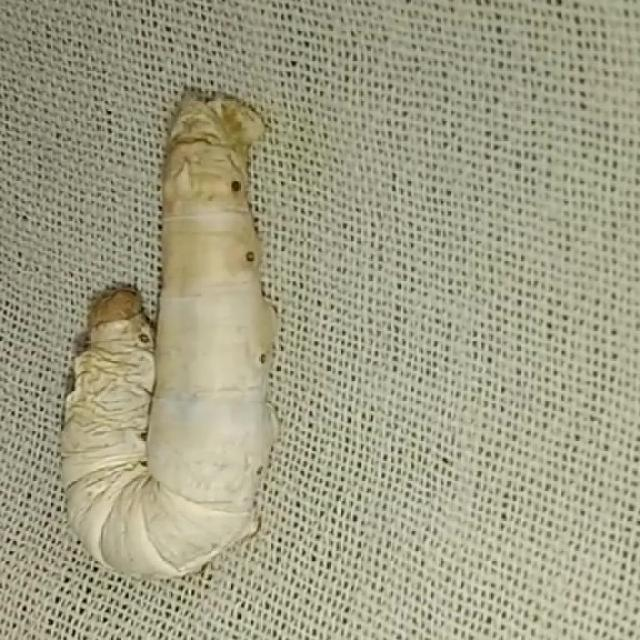
#> input picture data/Silkworm Diseases.v1i.yolo26/test/images/Grasserie-1031-_jpg.rf.9c8bc13381b0034b37297e05a66a981f.jpg, 640 x 640 px; its folder holds only this picture in this run
$ python -i scene_match.py   (imports and definitions only)
#> lines starting #> are read from the running program, lines starting #| are printed output that depends on the picture
"""So khớp cảnh bằng SIFT + RANSAC (bền với việc con tằm di chuyển và thay đổi độ sáng)."""
from __future__ import annotations
import cv2, numpy as np

_sift = None

def sift_feats(path: str, size: int = 320, nfeat: int = 600):
#> called with size = 320, nfeat = 600
    global _sift
    if _sift is None:
        _sift = cv2.SIFT_create(nfeatures=nfeat)
    g = cv2.imread(path, cv2.IMREAD_GRAYSCALE)
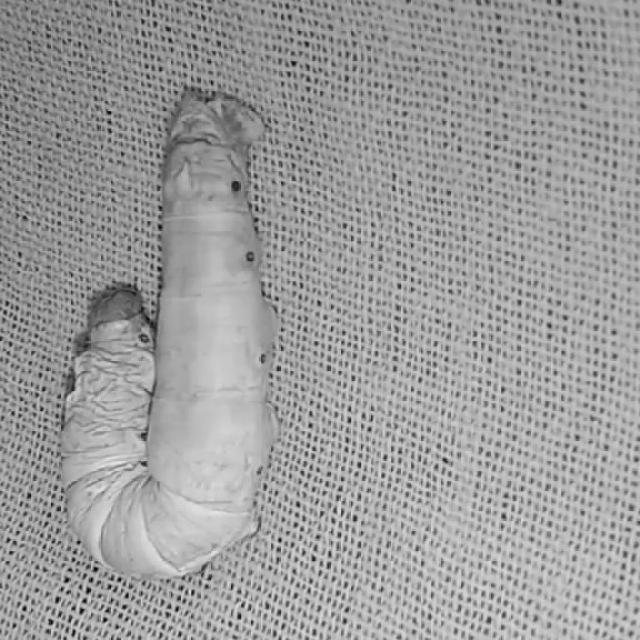
#> g: shape (640, 640); min 3, max 231, mean 157.4
    g = cv2.resize(g, (size, size), interpolation=cv2.INTER_AREA)
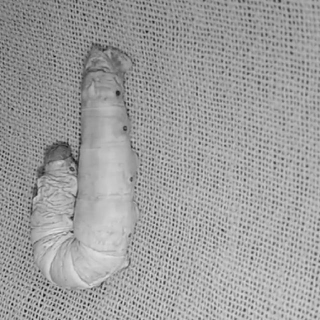
#> g: shape (320, 320); min 17, max 226, mean 157.5
    g = cv2.createCLAHE(2.0, (8, 8)).apply(g)          # bớt phụ thuộc độ sáng
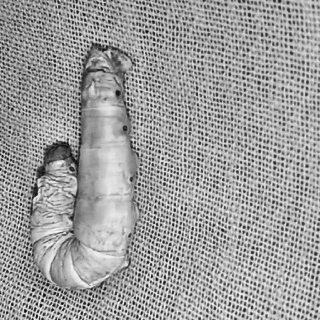
#> g: shape (320, 320); min 7, max 245, mean 157.4
    kp, des = _sift.detectAndCompute(g, None)
#> kp = 600 keypoints; strongest (x, y, size): (25, 311, 1.9), (41, 305, 1.9), (119, 308, 1.9), (157, 279, 1.9)
    pts = np.float32([k.pt for k in kp]) if kp else np.zeros((0, 2), np.float32)
#> pts = 600 pairs, first value 7.43 to 316.6, second value 2.62 to 316.6
    return pts, (des if des is not None else np.zeros((0, 128), np.float32))

def inliers(fa, fb, ratio: float = 0.75) -> int:
    (pa, da), (pb, db) = fa, fb
    if len(da) < 8 or len(db) < 8:
        return 0
    m = cv2.BFMatcher(cv2.NORM_L2).knnMatch(da, db, k=2)
    good = [x[0] for x in m if len(x) == 2 and x[0].distance < ratio * x[1].distance]
    if len(good) < 8:
        return len(good)
    src = pa[[g.queryIdx for g in good]]; dst = pb[[g.trainIdx for g in good]]
    H, mask = cv2.findHomography(src, dst, cv2.RANSAC, 5.0)
    return int(mask.sum()) if mask is not None else 0

>>> result = sift_feats('../../data/Silkworm Diseases.v1i.yolo26/test/images/Grasserie-1031-_jpg.rf.9c8bc13381b0034b37297e05a66a981f.jpg')
#> result = 2 point arrays, longest 600 points

$ run again, on data/Silkworm Diseases.v1i.yolo26/test/images/Grasserie-1496-_jpg.rf.5696077af7b9702bc479c5d5bd0d771c.jpg
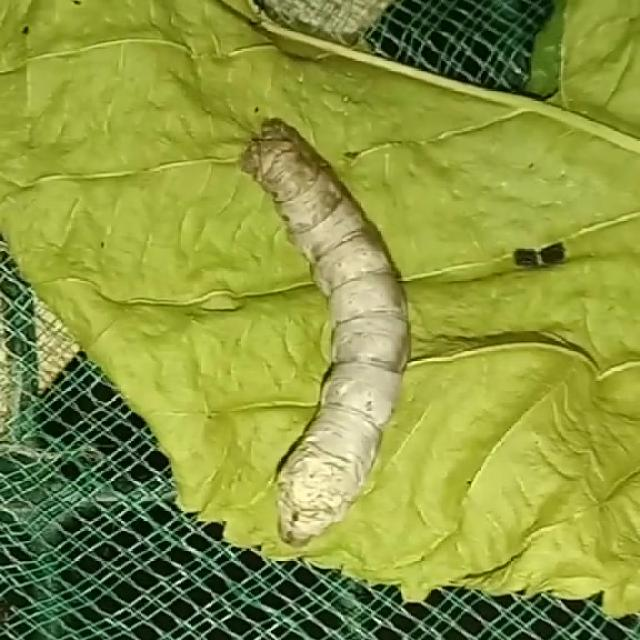
#> input picture data/Silkworm Diseases.v1i.yolo26/test/images/Grasserie-1496-_jpg.rf.5696077af7b9702bc479c5d5bd0d771c.jpg, 640 x 640 px
#> in sift_feats, `g = cv2.resize(g, (size, size), interpolation=cv2.INTER_AREA)`:
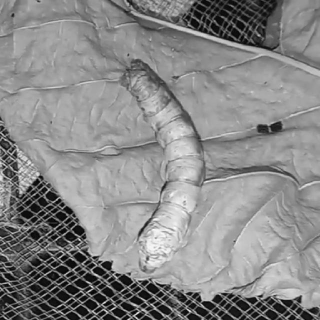
#> g: shape (320, 320); min 3, max 252, mean 136.8
#> in sift_feats, `g = cv2.createCLAHE(2.0, (8, 8)).apply(g)`:
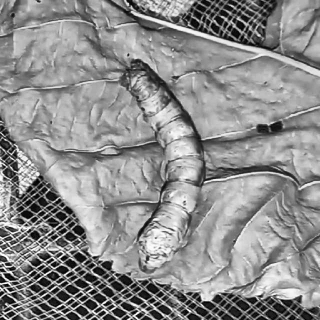
#> g: shape (320, 320); min 1, max 255, mean 141.9
#> kp = 601 keypoints; strongest (x, y, size): (96, 275, 2), (7, 285, 2.1), (163, 314, 1.8), (79, 315, 2)
#> pts = 601 pairs, first value 3.18 to 313.5, second value 2.58 to 316.8
#> result = 2 point arrays, longest 601 points
